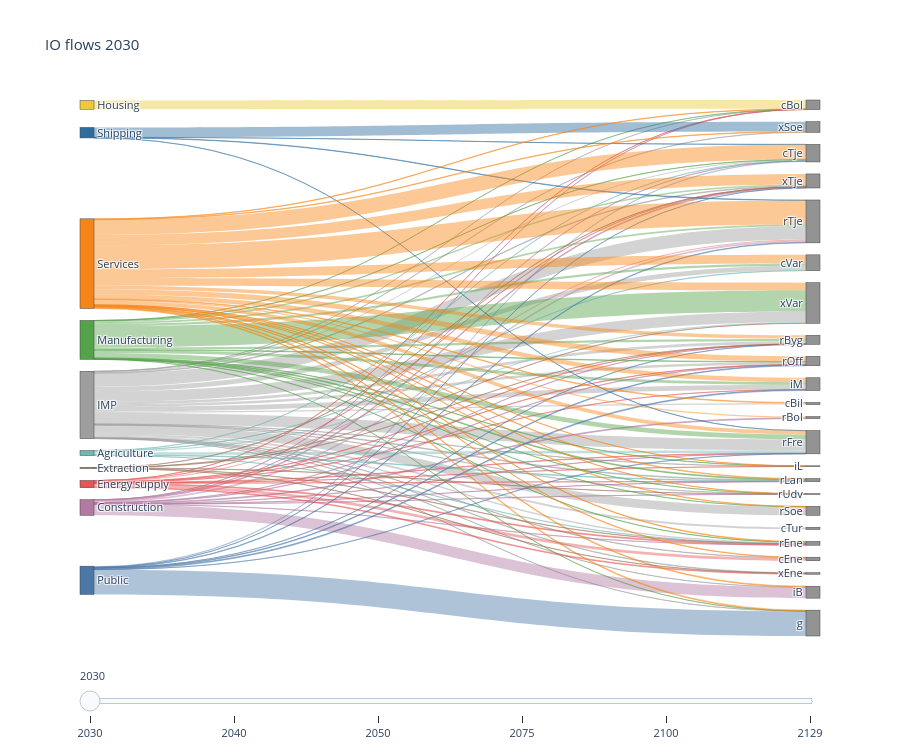

Notebook source saved alongside this figure:
### Code cell
io_viz.sankey_years(io_v, years, min_flow=min_flow)
